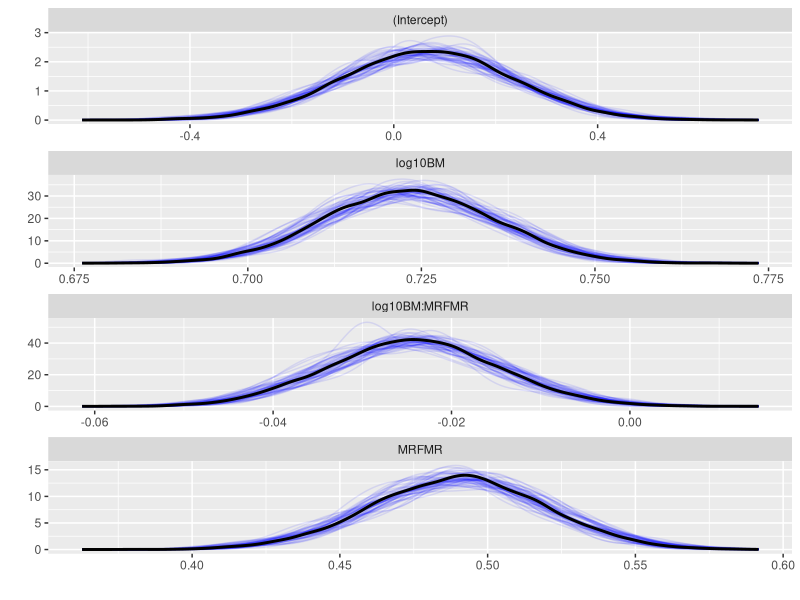

Source code (R):
library(tidyverse)

solution <- read_csv("builds/metabolic.rate_fit.solution.csv")

# Borrowed from the coda::HPDinterval() function
HPDinterval.mcmc <- function(obj, prob = 0.95, ...) {
  obj <- as.matrix(obj)
  vals <- apply(obj, 2, sort)
  if (!is.matrix(vals)) stop("obj must have nsamp > 1")
  nsamp <- nrow(vals)
  npar <- ncol(vals)
  gap <- max(1, min(nsamp - 1, round(nsamp * prob)))
  init <- 1:(nsamp - gap)
  inds <- apply(vals[init + gap, ,drop=FALSE] - vals[init, ,drop=FALSE],
                2, which.min)
  ans <- cbind(vals[cbind(inds, 1:npar)],
               vals[cbind(inds + gap, 1:npar)])
  dimnames(ans) <- list(colnames(obj), c("lower", "upper"))
  attr(ans, "Probability") <- gap/nsamp
  ans
}

# Result summary
# Posterier mean, and highest posterier density interval (95 %)
solution.summary <- cbind(mean = colMeans(solution[, 1:4]), HPDinterval.mcmc(solution[, 1:4]))
solution.summary

# In real values how much larger is FMR than BMR
round(10^solution.summary[3,], 2)

solution.gathered <- solution %>% 
  mutate(id = paste0(tree, ".", chain)) %>% 
  select(-tree, -chain)
solution.gathered <- gather(solution.gathered, key = "variable", value = "value", -id)
ggplot(solution.gathered, aes(x = value, group = id)) +
  geom_line(stat = "density", col = alpha("blue", .1)) +
  facet_wrap(~ variable, scales = "free", nrow = 4) +
  theme(legend.position="none") + 
  labs(x = "", y = "") +
  geom_line(stat = "density", aes(group = NULL), lwd = 1)
